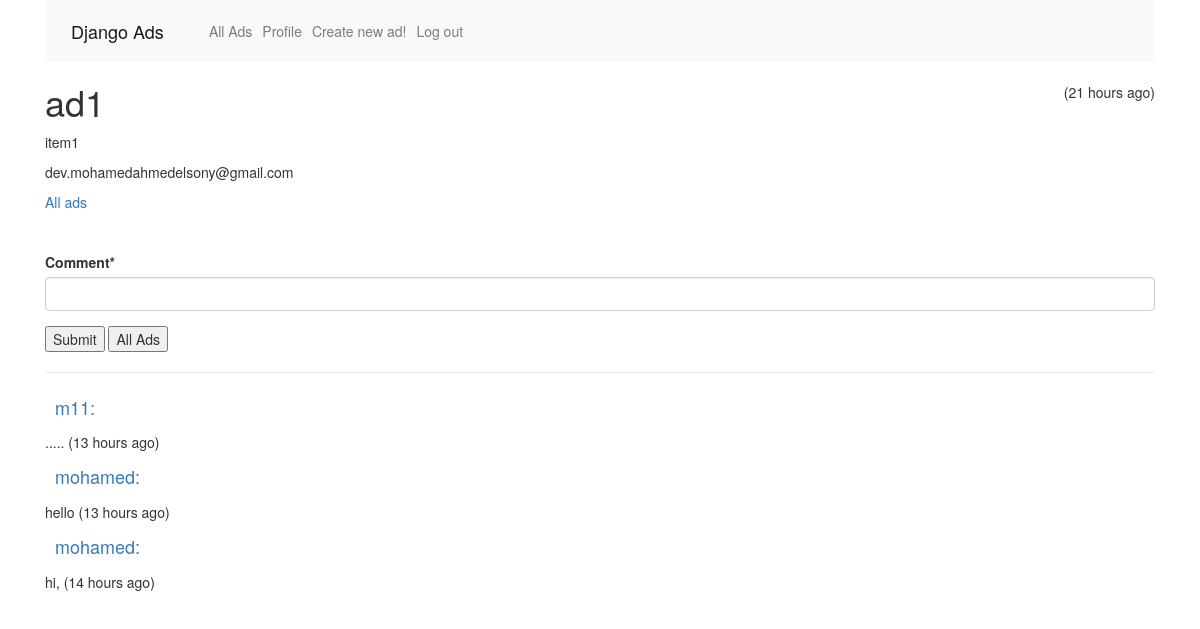
/ad/1 (signed in), run on the app's committed database.
### ads/models.py (models this page shows, shortened)
class Ad(models.Model) :
    title = models.CharField(
            max_length=200,
            validators=[MinLengthValidator(2, "Title must be greater than 2 characters")]
    )
    price = models.DecimalField(max_digits=7, decimal_places=2, null=True)
    text = models.TextField()
    owner = models.ForeignKey(settings.AUTH_USER_MODEL, on_delete=models.CASCADE)
    comments = models.ManyToManyField(settings.AUTH_USER_MODEL,
                                      through='Comment', related_name='comments_owned')
    created_at = models.DateTimeField(auto_now_add=True)
    updated_at = models.DateTimeField(auto_now=True)
    tags = TaggableManager()
    picture = models.BinaryField(null=True, editable=True, blank=True)
    content_type = models.CharField(max_length=256, null=True, help_text='The Type of the file', blank=True)
    favorites = models.ManyToManyField(settings.AUTH_USER_MODEL,
                                       through='Fav', related_name='favorite_ads')
    def __str__(self):
        return self.title

class Comment(models.Model) :
    text = models.TextField(
        validators=[MinLengthValidator(3, "Comment must be greater than 3 characters")]
    )
    ad = models.ForeignKey(Ad, on_delete=models.CASCADE)
    owner = models.ForeignKey(settings.AUTH_USER_MODEL, on_delete=models.CASCADE)
    created_at = models.DateTimeField(auto_now_add=True)
    updated_at = models.DateTimeField(auto_now=True)

### users/models.py (models this page shows)
class User(AbstractUser):
    email = models.EmailField('email address', unique=True)
    USERNAME_FIELD = 'email'
    REQUIRED_FIELDS = ["username"]

### ads/views.py (the view)
# urls.py: path('ad/<int:pk>', views.AdDetailView.as_view(), name='ad_detail'),
class AdDetailView(OwnerDetailView):
    model = Ad
    template_name = "ads/ad_detail.html"
    def get(self, request, pk) :
        x = Ad.objects.get(id=pk)
        comments = Comment.objects.filter(ad=x).order_by('-updated_at')
        comment_form = CommentForm()
        context = { 'ad' : x, 'comments': comments, 'comment_form': comment_form }
        return render(request, self.template_name, context)

### ads/forms.py
class CommentForm(forms.Form):
    comment = forms.CharField(required=True, max_length=500, min_length=3, strip=True)

### home/context_processors.py (called while the page is built)
def settings(request):
    return {
        'settings': django_settings,
    }

### ads/templates/ads/ad_detail.html (shortened to what this page needs)
{% extends "base_menu.html" %}
{% load humanize %}
{% block content %}
<span style="float: right;">
({{ ad.updated_at|naturaltime }})
</span>
<h1>{{ ad.title }}</h1>
<p>
{{ ad.text }}
</p>
<p>
{{ ad.owner }}
</p>
<p>
<a href="{% url 'ads:all' %}">All ads</a>
</p>
{% if user.is_authenticated %}
<br clear="all"/>
<p>
{% load crispy_forms_tags %}
<form method="post" action="{% url 'ads:ad_comment_create' ad.id %}">
    {{ comment_form|crispy }}
<input type="submit" value="Submit">
<input type="submit" value="All Ads" onclick="window.location.href='{% url 'ads:all' %}';return false;">
</form>
</p>
{% endif %}
<hr>
{% for comment in comments %}
<h4><a href="{% url 'users:profile' comment.owner.username %}"
            class="nav-item nav-link {% if request.user.username in request.path %}active{% endif %}">
            {{comment.owner.username}}:
          </a></h4>
<p> {{ comment.text }}
({{ comment.updated_at|naturaltime }})
</p>
{% endfor %}
{% endblock %}

### data on the page
Ad: updated_at "21 hours ago", title "ad1", text "item1", owner "dev.mohamedahmedelsony@gmail.com"
Comment: owner.username "m11", text ".....", updated_at "13 hours ago"
Comment: owner.username "mohamed", text "hello", updated_at "13 hours ago"
Comment: owner.username "mohamed", text "hi,", updated_at "14 hours ago"
